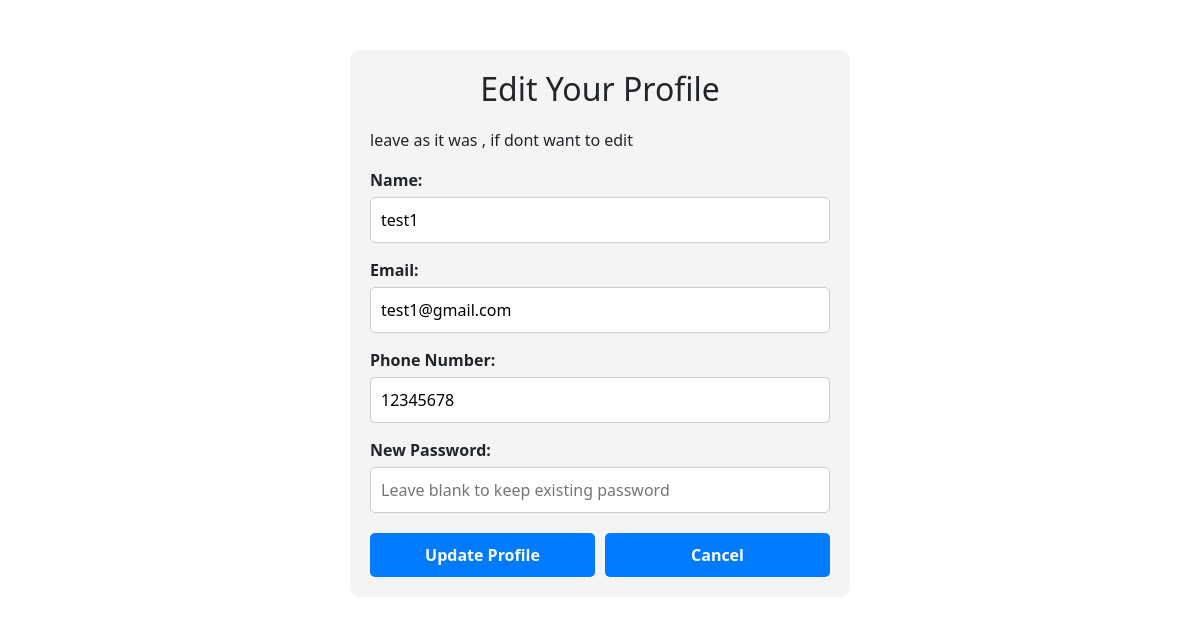
The app's page /edit_profile/2 (signed in) with its own data.
### application/database.py (models this page shows)
class User(db.Model):
    id = db.Column(db.Integer, primary_key=True)
    name=db.Column(db.String(100), nullable=False)
    email = db.Column(db.String(120), unique=True, nullable=False)
    phone_number = db.Column(db.String(15), nullable=False)
    password = db.Column(db.String(200), nullable=False)
    role = db.Column(db.String(10), nullable=False, default='user')

### application/controllers.py (the view, shortened to what this page needs)
    @app.route('/edit_profile/<int:user_id>', methods=['GET', 'POST'])
    def edit_profile(user_id):
        if 'email' not in session:
            return redirect(url_for('login'))
        user = User.query.get(user_id)
        return render_template('edit_profile.html', user=user)

### templates/edit_profile.html (shortened to what this page needs)
{% extends 'base.html' %}
{% block head %}
<link rel="stylesheet" href="{{ url_for('static', filename='css/edit_profile.css') }}">
{% endblock %}
{% block content %}
<div class="container">
    <h2>Edit Your Profile</h2>
    <p>leave as it was , if dont want to edit</p>
    <form method="POST" action="{{ url_for('edit_profile',user_id=user.id) }}">
        <div class="form-group">
            <label for="name">Name:</label>
            <input type="text" id="name" name="name" value="{{ user.name }}">
        </div>
        <div class="form-group">
            <label for="email">Email:</label>
            <input type="email" id="email" name="email" value="{{ user.email }}" readonly>
        </div>
        <div class="form-group">
            <label for="phone_number">Phone Number:</label>
            <input type="text" id="phone_number" name="phone_number" value="{{ user.phone_number }}">
        </div>
        <div class="form-group">
            <label for="password">New Password:</label>
            <input type="password" id="password" name="password" placeholder="Leave blank to keep existing password">
        </div>
        <div class="form-actions" style="display: flex; gap: 10px; margin-top: 20px;">
            <button type="submit" class="btn btn-primary">Update Profile</button>
            <a href="{{ url_for('user_dashboard') }}" class="btn btn-secondary">Cancel</a>
        </div>
    </form>
</div>
{% endblock %}

### static/css/base.css (style rules this page uses)
body.layout-wrapper { min-height: 100vh; display: flex; flex-direction: column; margin: 0; }

### static/css/edit_profile.css (style rules this page uses)
.container { max-width: 500px; margin: 50px auto; padding: 20px; background: #f4f4f4; border-radius: 10px; }
h2 { text-align: center; margin-bottom: 20px; }
.form-group { margin-bottom: 15px; display: flex; flex-direction: column; }
label { font-weight: bold; margin-bottom: 5px; }
input { padding: 10px; font-size: 1em; border-radius: 5px; border: 1px solid #ccc; }
.btn { width: 100%; padding: 10px; background-color: #007BFF; color: white; font-weight: bold; border: none; border-radius: 5px; cursor: pointer; }

### records on screen
User: name "test1", email "test1@gmail.com", phone_number "12345678"
